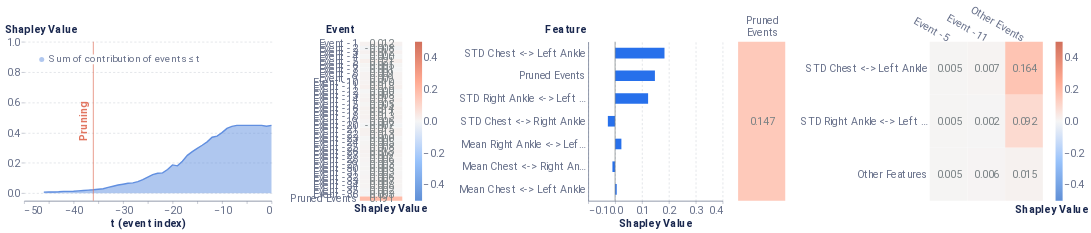

The notebook cell this image was saved under:
### Markdown cell above
### Local Report on positive instance

### Code cell
from timeshap.explainer import local_report

pruning_dict = {'tol': 0.025}
event_dict = {'rs': 42, 'nsamples': 32000}
feature_dict = {'rs': 42, 'nsamples': 32000, 'feature_names': model_features, 'plot_features': plot_feats}
cell_dict = {'rs': 42, 'nsamples': 32000, 'top_x_feats': 2, 'top_x_events': 2}
local_report(f, pos_x_data, pruning_dict, event_dict, feature_dict, cell_dict=cell_dict, entity_uuid=positive_sequence_id, entity_col='all_id', baseline=average_event)

### Figure 1 — Vega-Lite specification as saved in the notebook (floating-point values rounded to 4 significant figures)
{"config": {"axis": {"domain": true, "domainColor": "#666F89", "grid": false, "gridCap": "round", "gridColor": "#B3B7C4", "gridDash": [2, 4], "gridWidth": 0.5, "labelColor": "#666F89", "labelFont": "Roboto, Arial, sans-serif", "labelPadding": 2, "tickColor": "#666F89", "tickOpacity": 0.5, "tickSize": 4, "titleColor": "#19274E", "titleFont": "Roboto, Arial, sans-serif", "titleFontSize": 12}, "axisBand": {"domain": true, "labelPadding": 4, "ticks": false}, "axisY": {"domain": false, "titleAlign": "left", "titleAngle": 0, "titleX": -20, "titleY": -10}, "legend": {"labelColor": "#666F89", "labelFont": "Roboto, Arial, sans-serif", "labelFontSize": 12, "symbolSize": 40, "titleColor": "#19274E", "titleFont": "Roboto, Arial, sans-serif", "titleFontSize": 12, "titlePadding": 4}, "arc": {"stroke": "#FFFFFF", "strokeWidth": 1}, "bar": {"fill": "#2770EB", "stroke": null}, "line": {"stroke": "#2770EB", "strokeWidth": 2}, "path": {"stroke": "#2770EB", "strokeWidth": 0.5}, "point": {"fill": "#2770EB", "shape": "circle", "filled": true}, "rect": {"fill": "#2770EB"}, "rule": {"stroke": "#666F89"}, "shape": {"stroke": "#2770EB"}, "text": {"color": "#19274E", "font": "Roboto, Arial, sans-serif", "fontSize": 12}, "range": {"category": ["#2770EB", "#77B98A", "#DA5252", "#FFC400", "#A87AEA", "#00A39E", "#19274E"], "diverging": ["#006360", "#2BB3AE", "#96D9D7", "#FFFFFF", "#EDAAAA", "#DA5252", "#811D1D"], "heatmap": ["#18448F", "#1B4EA5", "#2770EB", "#4C88EE", "#82ACF3", "#A6C4F7", "#E9F1FD"], "ramp": ["#18448F", "#1B4EA5", "#2770EB", "#4C88EE", "#82ACF3", "#A6C4F7", "#E9F1FD"]}, "background": "#FFFFFF", "group": {"fill": "#FFFFFF"}, "header": {"labelColor": "#19274E", "labelFont": "Roboto, Arial, sans-serif", "labelFontSize": 12, "titleColor": "#19274E", "titleFont": "Roboto, Arial, sans-serif", "titleFontSize": 16}, "title": {"anchor": "start", "color": "#19274E", "font": "Roboto, Arial, sans-serif", "fontSize": 20, "fontWeight": "bold", "offset": 20, "subtitleColor": "#19274E", "subtitleFontSize": 16}, "view": {"continuousHeight": 300, "continuousWidth": 400, "stroke": "transparent"}}, "hconcat": [{"layer": [{"mark": {"type": "area", "opacity": 0.5}, "encoding": {"color": {"field": "Coalition", "legend": {"fillColor": "white", "labelFontSize": 14, "labelLimit": 0, "orient": "top-left", "symbolSize": 50, "symbolStrokeWidth": 0, "title": null}, "scale": {"domain": ["Sum of contribution of events ≤ t"], "range": ["#618FE0"]}, "type": "nominal"}, "x": {"axis": {"labelFontSize": 15, "title": "t (event index)", "titleFontSize": 15}, "field": "t (event index)", "type": "quantitative"}, "y": {"axis": {"grid": true, "labelFontSize": 15, "titleFontSize": 15, "titleX": -28}, "field": "Shapley Value", "scale": {"domain": [-0.05, 1]}, "type": "quantitative"}}}, {"mark": "line", "encoding": {"color": {"field": "Coalition", "legend": {"fillColor": "white", "labelFontSize": 14, "labelLimit": 0, "orient": "top-left", "symbolSize": 50, "symbolStrokeWidth": 0, "title": null}, "scale": {"domain": ["Sum of contribution of events ≤ t"], "range": ["#618FE0"]}, "type": "nominal"}, "x": {"axis": {"labelFontSize": 15, "title": "t (event index)", "titleFontSize": 15}, "field": "t (event index)", "type": "quantitative"}, "y": {"axis": {"grid": true, "labelFontSize": 15, "titleFontSize": 15, "titleX": -28}, "field": "Shapley Value", "scale": {"domain": [-0.05, 1]}, "type": "quantitative"}}}, {"data": {"name": "data-2d0b5df1ca996434d3b2380a54045cd5"}, "mark": {"type": "rule", "color": "#E17560"}, "encoding": {"x": {"field": "x", "type": "quantitative"}}}, {"data": {"name": "data-ad262602a91537dd8b53266df9f36578"}, "mark": {"type": "text", "angle": 270, "color": "#E17560", "fontSize": 15, "fontWeight": "bold", "text": "Pruning"}, "encoding": {"x": {"field": "x", "type": "quantitative"}}}], "data": {"name": "data-926e9338bc38fe28cc73c2514d441621"}, "height": 225, "width": 350}, {"layer": [{"mark": "rect", "encoding": {"color": {"field": "rounded", "legend": {"gradientLength": 225, "gradientThickness": 10, "labelFontSize": 15, "orient": "right"}, "scale": {"domain": [-0.5, 0.5], "range": ["#5f8fd6", "#99c3fb", "#f5f5f5", "#ffaa92", "#d16f5b"]}, "title": null, "type": "quantitative"}, "x": {"axis": {"title": "Shapley Value", "titleFontSize": 15}, "field": "column", "type": "ordinal"}, "y": {"axis": {"domain": false, "labelFontSize": 15, "title": "Event", "titleFontSize": 15, "titleX": -49}, "field": "Feature", "sort": ["Event -1", "Event -2", "Event -3", "Event -4", "Event -5", "Event -6", "Event -7", "Event -8", "Event -9", "Event -10", "Event -11", "Event -12", "Event -13", "Event -14", "Event -15", "Event -16", "Event -17", "Event -18", "Event -19", "Event -20", "Event -21", "Event -22", "Event -23", "Event -24", "Event -25", "Event -26", "Event -27", "Event -28", "Event -29", "Event -30", "Event -31", "Event -32", "Event -33", "Event -34", "Event -35", "Event -36", "Pruned Events"], "type": "ordinal"}}}, {"mark": {"type": "text", "align": "right", "baseline": "middle", "color": "#798184", "dx": 18, "fontSize": 15}, "encoding": {"text": {"field": "rounded_str", "type": "nominal"}, "x": {"axis": {"domain": false, "labels": false, "title": "Shapley Value", "titleX": 43}, "field": "column", "type": "ordinal"}, "y": {"axis": {"domain": false, "labelFontSize": 15, "title": "Event", "titleFontSize": 15, "titleX": -49}, "field": "Feature", "sort": ["Event -1", "Event -2", "Event -3", "Event -4", "Event -5", "Event -6", "Event -7", "Event -8", "Event -9", "Event -10", "Event -11", "Event -12", "Event -13", "Event -14", "Event -15", "Event -16", "Event -17", "Event -18", "Event -19", "Event -20", "Event -21", "Event -22", "Event -23", "Event -24", "Event -25", "Event -26", "Event -27", "Event -28", "Event -29", "Event -30", "Event -31", "Event -32", "Event -33", "Event -34", "Event -35", "Event -36", "Pruned Events"], "type": "ordinal"}}}], "data": {"name": "data-2ac325e6ce1bb90045b831f67f8b5990"}, "height": 225, "width": 60}, {"layer": [{"data": {"name": "data-b2aee03b3e1b101594501457fdd54866"}, "mark": {"type": "bar", "size": 15, "thickness": 1}, "encoding": {"x": {"axis": {"grid": true, "labelFontSize": 15, "title": "Shapley Value", "titleFontSize": 15}, "field": "Shapley Value", "scale": {"domain": [-0.1, 0.4]}, "type": "quantitative"}, "y": {"axis": {"labelFontSize": 15, "title": "Feature", "titleFontSize": 15, "titleX": -61}, "field": "Feature", "sort": {"field": "sort_col", "order": "descending"}, "type": "nominal"}}}, {"data": {"name": "data-9c00aa9dc2b1c1a0b4bf9b34ead12925"}, "mark": {"type": "rule", "color": "#798184"}, "encoding": {"x": {"field": "x", "type": "quantitative"}}}], "height": 225, "width": 190}, {"hconcat": [{"layer": [{"mark": "rect", "encoding": {"color": {"field": "rounded", "legend": null, "scale": {"domain": [-0.5, 0.5], "range": ["#5f8fd6", "#99c3fb", "#f5f5f5", "#ffaa92", "#d16f5b"]}, "title": null, "type": "quantitative"}, "x": {"axis": {"titleFontSize": 15}, "field": "Event", "type": "nominal"}, "y": {"axis": {"domain": false, "labels": false, "title": null}, "field": "Feature", "type": "nominal"}}}, {"mark": {"type": "text", "align": "right", "baseline": "middle", "color": "#798184", "dx": 18, "fontSize": 15}, "encoding": {"text": {"field": "rounded_str", "type": "nominal"}, "x": {"axis": {"domain": false, "labelAngle": 0, "labelFontSize": 15, "labelOffset": 24, "labelPadding": 30, "orient": "top", "title": null}, "field": "Event", "type": "nominal"}, "y": {"axis": {"domain": false, "labels": false, "title": null}, "field": "Feature", "type": "nominal"}}}], "data": {"name": "data-d1c8d2a24a0d6815bb3177e0b224efd9"}, "height": 225, "width": 66.67}, {"layer": [{"mark": "rect", "encoding": {"color": {"field": "rounded", "legend": {"gradientLength": 225, "gradientThickness": 10, "labelFontSize": 15, "orient": "right"}, "scale": {"domain": [-0.5, 0.5], "range": ["#5f8fd6", "#99c3fb", "#f5f5f5", "#ffaa92", "#d16f5b"]}, "title": null, "type": "quantitative"}, "x": {"axis": {"titleFontSize": 15}, "field": "Event", "sort": ["Event -5", "Event -11"], "type": "nominal"}, "y": {"axis": {"domain": false, "labelFontSize": 15, "title": null}, "field": "Feature", "sort": ["STD Chest <-> Left Ankle", "STD Right Ankle <-> Left Ankle"], "type": "nominal"}}}, {"mark": {"type": "text", "align": "right", "baseline": "middle", "color": "#798184", "dx": 18, "fontSize": 15}, "encoding": {"text": {"field": "rounded_str", "type": "nominal"}, "x": {"axis": {"domain": false, "labelAngle": 30, "labelFontSize": 15, "orient": "top", "title": "Shapley Value", "titleX": 172, "titleY": 245}, "field": "Event", "sort": ["Event -5", "Event -11"], "type": "nominal"}, "y": {"axis": {"domain": false, "labelFontSize": 15, "title": null}, "field": "Feature", "sort": ["STD Chest <-> Left Ankle", "STD Right Ankle <-> Left Ankle"], "type": "nominal"}}}], "data": {"name": "data-4f6c5f1ec99395191a20b3ac297bc2da"}, "height": 225, "width": 160}], "resolve": {"scale": {"color": "independent"}}}], "resolve": {"scale": {"color": "independent"}}, "$schema": "https://vega.github.io/schema/vega-lite/v4.17.0.json", "datasets": {"data-926e9338bc38fe28cc73c2514d441621": [{"Coalition": "Sum of contribution of events > t", "t (event index)": 0, "Shapley Value": 2.794e-09}, {"Coalition": "Sum of contribution of events ≤ t", "t (event index)": 0, "Shapley Value": 0.4477}, {"Coalition": "Sum of contribution of events > t", "t (event index)": -1, "Shapley Value": 0.005166}, {"Coalition": "Sum of contribution of events ≤ t", "t (event index)": -1, "Shapley Value": 0.4425}, {"Coalition": "Sum of contribution of events > t", "t (event index)": -2, "Shapley Value": 0.0}, {"Coalition": "Sum of contribution of events ≤ t", "t (event index)": -2, "Shapley Value": 0.4477}, {"Coalition": "Sum of contribution of events > t", "t (event index)": -3, "Shapley Value": 0.0}, {"Coalition": "Sum of contribution of events ≤ t", "t (event index)": -3, "Shapley Value": 0.4477}, {"Coalition": "Sum of contribution of events > t", "t (event index)": -4, "Shapley Value": 0.0}, {"Coalition": "Sum of contribution of events ≤ t", "t (event index)": -4, "Shapley Value": 0.4477}, {"Coalition": "Sum of contribution of events > t", "t (event index)": -5, "Shapley Value": 0.0}, {"Coalition": "Sum of contribution of events ≤ t", "t (event index)": -5, "Shapley Value": 0.4477}, {"Coalition": "Sum of contribution of events > t", "t (event index)": -6, "Shapley Value": 0.0}, {"Coalition": "Sum of contribution of events ≤ t", "t (event index)": -6, "Shapley Value": 0.4477}, {"Coalition": "Sum of contribution of events > t", "t (event index)": -7, "Shapley Value": 0.0}, {"Coalition": "Sum of contribution of events ≤ t", "t (event index)": -7, "Shapley Value": 0.4477}, {"Coalition": "Sum of contribution of events > t", "t (event index)": -8, "Shapley Value": 0.006841}, {"Coalition": "Sum of contribution of events ≤ t", "t (event index)": -8, "Shapley Value": 0.4409}, {"Coalition": "Sum of contribution of events > t", "t (event index)": -9, "Shapley Value": 0.0195}, {"Coalition": "Sum of contribution of events ≤ t", "t (event index)": -9, "Shapley Value": 0.4282}, {"Coalition": "Sum of contribution of events > t", "t (event index)": -10, "Shapley Value": 0.04752}, {"Coalition": "Sum of contribution of events ≤ t", "t (event index)": -10, "Shapley Value": 0.4002}, {"Coalition": "Sum of contribution of events > t", "t (event index)": -11, "Shapley Value": 0.07095}, {"Coalition": "Sum of contribution of events ≤ t", "t (event index)": -11, "Shapley Value": 0.3767}, {"Coalition": "Sum of contribution of events > t", "t (event index)": -12, "Shapley Value": 0.07837}, {"Coalition": "Sum of contribution of events ≤ t", "t (event index)": -12, "Shapley Value": 0.3693}, {"Coalition": "Sum of contribution of events > t", "t (event index)": -13, "Shapley Value": 0.1086}, {"Coalition": "Sum of contribution of events ≤ t", "t (event index)": -13, "Shapley Value": 0.3391}, {"Coalition": "Sum of contribution of events > t", "t (event index)": -14, "Shapley Value": 0.131}, {"Coalition": "Sum of contribution of events ≤ t", "t (event index)": -14, "Shapley Value": 0.3167}, {"Coalition": "Sum of contribution of events > t", "t (event index)": -15, "Shapley Value": 0.1513}, {"Coalition": "Sum of contribution of events ≤ t", "t (event index)": -15, "Shapley Value": 0.2964}, {"Coalition": "Sum of contribution of events > t", "t (event index)": -16, "Shapley Value": 0.1729}, {"Coalition": "Sum of contribution of events ≤ t", "t (event index)": -16, "Shapley Value": 0.2748}, {"Coalition": "Sum of contribution of events > t", "t (event index)": -17, "Shapley Value": 0.198}, {"Coalition": "Sum of contribution of events ≤ t", "t (event index)": -17, "Shapley Value": 0.2497}, {"Coalition": "Sum of contribution of events > t", "t (event index)": -18, "Shapley Value": 0.2368}, {"Coalition": "Sum of contribution of events ≤ t", "t (event index)": -18, "Shapley Value": 0.2108}, {"Coalition": "Sum of contribution of events > t", "t (event index)": -19, "Shapley Value": 0.2669}, {"Coalition": "Sum of contribution of events ≤ t", "t (event index)": -19, "Shapley Value": 0.1808}, {"Coalition": "Sum of contribution of events > t", "t (event index)": -20, "Shapley Value": 0.2608}, {"Coalition": "Sum of contribution of events ≤ t", "t (event index)": -20, "Shapley Value": 0.1869}, {"Coalition": "Sum of contribution of events > t", "t (event index)": -21, "Shapley Value": 0.2911}, {"Coalition": "Sum of contribution of events ≤ t", "t (event index)": -21, "Shapley Value": 0.1566}, {"Coalition": "Sum of contribution of events > t", "t (event index)": -22, "Shapley Value": 0.3138}, {"Coalition": "Sum of contribution of events ≤ t", "t (event index)": -22, "Shapley Value": 0.1339}, {"Coalition": "Sum of contribution of events > t", "t (event index)": -23, "Shapley Value": 0.3162}, {"Coalition": "Sum of contribution of events ≤ t", "t (event index)": -23, "Shapley Value": 0.1315}, {"Coalition": "Sum of contribution of events > t", "t (event index)": -24, "Shapley Value": 0.3245}, {"Coalition": "Sum of contribution of events ≤ t", "t (event index)": -24, "Shapley Value": 0.1232}, {"Coalition": "Sum of contribution of events > t", "t (event index)": -25, "Shapley Value": 0.3415}, {"Coalition": "Sum of contribution of events ≤ t", "t (event index)": -25, "Shapley Value": 0.1062}, {"Coalition": "Sum of contribution of events > t", "t (event index)": -26, "Shapley Value": 0.358}, {"Coalition": "Sum of contribution of events ≤ t", "t (event index)": -26, "Shapley Value": 0.08974}, {"Coalition": "Sum of contribution of events > t", "t (event index)": -27, "Shapley Value": 0.3712}, {"Coalition": "Sum of contribution of events ≤ t", "t (event index)": -27, "Shapley Value": 0.07645}, {"Coalition": "Sum of contribution of events > t", "t (event index)": -28, "Shapley Value": 0.3795}, {"Coalition": "Sum of contribution of events ≤ t", "t (event index)": -28, "Shapley Value": 0.06816}, {"Coalition": "Sum of contribution of events > t", "t (event index)": -29, "Shapley Value": 0.3824}, {"Coalition": "Sum of contribution of events ≤ t", "t (event index)": -29, "Shapley Value": 0.06527}, {"Coalition": "Sum of contribution of events > t", "t (event index)": -30, "Shapley Value": 0.3882}, {"Coalition": "Sum of contribution of events ≤ t", "t (event index)": -30, "Shapley Value": 0.05954}, {"Coalition": "Sum of contribution of events > t", "t (event index)": -31, "Shapley Value": 0.3936}, {"Coalition": "Sum of contribution of events ≤ t", "t (event index)": -31, "Shapley Value": 0.05406}, {"Coalition": "Sum of contribution of events > t", "t (event index)": -32, "Shapley Value": 0.4014}, {"Coalition": "Sum of contribution of events ≤ t", "t (event index)": -32, "Shapley Value": 0.04632}, {"Coalition": "Sum of contribution of events > t", "t (event index)": -33, "Shapley Value": 0.4088}, {"Coalition": "Sum of contribution of events ≤ t", "t (event index)": -33, "Shapley Value": 0.03885}, {"Coalition": "Sum of contribution of events > t", "t (event index)": -34, "Shapley Value": 0.4182}, {"Coalition": "Sum of contribution of events ≤ t", "t (event index)": -34, "Shapley Value": 0.02953}, {"Coalition": "Sum of contribution of events > t", "t (event index)": -35, "Shapley Value": 0.4211}, {"Coalition": "Sum of contribution of events ≤ t", "t (event index)": -35, "Shapley Value": 0.02658}, {"Coalition": "Sum of contribution of events > t", "t (event index)": -36, "Shapley Value": 0.4247}, {"Coalition": "Sum of contribution of events ≤ t", "t (event index)": -36, "Shapley Value": 0.02303}, {"Coalition": "Sum of contribution of events > t", "t (event index)": -37, "Shapley Value": 0.4272}, {"Coalition": "Sum of contribution of events ≤ t", "t (event index)": -37, "Shapley Value": 0.02054}, {"Coalition": "Sum of contribution of events > t", "t (event index)": -38, "Shapley Value": 0.4295}, {"Coalition": "Sum of contribution of events ≤ t", "t (event index)": -38, "Shapley Value": 0.01816}, {"Coalition": "Sum of contribution of events > t", "t (event index)": -39, "Shapley Value": 0.432}, {"Coalition": "Sum of contribution of events ≤ t", "t (event index)": -39, "Shapley Value": 0.01569}, {"Coalition": "Sum of contribution of events > t", "t (event index)": -40, "Shapley Value": 0.4346}, {"Coalition": "Sum of contribution of events ≤ t", "t (event index)": -40, "Shapley Value": 0.01311}, {"Coalition": "Sum of contribution of events > t", "t (event index)": -41, "Shapley Value": 0.4354}, {"Coalition": "Sum of contribution of events ≤ t", "t (event index)": -41, "Shapley Value": 0.01228}, {"Coalition": "Sum of contribution of events > t", "t (event index)": -42, "Shapley Value": 0.4355}, {"Coalition": "Sum of contribution of events ≤ t", "t (event index)": -42, "Shapley Value": 0.01219}, {"Coalition": "Sum of contribution of events > t", "t (event index)": -43, "Shapley Value": 0.4378}, {"Coalition": "Sum of contribution of events ≤ t", "t (event index)": -43, "Shapley Value": 0.00987}, {"Coalition": "Sum of contribution of events > t", "t (event index)": -44, "Shapley Value": 0.4393}, {"Coalition": "Sum of contribution of events ≤ t", "t (event index)": -44, "Shapley Value": 0.008368}, {"Coalition": "Sum of contribution of events > t", "t (event index)": -45, "Shapley Value": 0.4399}, {"Coalition": "Sum of contribution of events ≤ t", "t (event index)": -45, "Shapley Value": 0.007754}, {"Coalition": "Sum of contribution of events > t", "t (event index)": -46, "Shapley Value": 0.4406}, {"Coalition": "Sum of contribution of events ≤ t", "t (event index)": -46, "Shapley Value": 0.007097}], "data-2d0b5df1ca996434d3b2380a54045cd5": [{"x": -36}], "data-ad262602a91537dd8b53266df9f36578": [{"x": -38}], "data-2ac325e6ce1bb90045b831f67f8b5990": [{"Shapley Value": 0.01191, "Feature": "Event -1", "row": 1, "column": 1, "rounded": 0.012, "rounded_str": "0.012"}, {"Shapley Value": -0.008138, "Feature": "Event -2", "row": 2, "column": 1, "rounded": -0.008, "rounded_str": "-0.008"}, {"Shapley Value": 0.01248, "Feature": "Event -3", "row": 3, "column": 1, "rounded": 0.012, "rounded_str": "0.012"}, {"Shapley Value": 0.0, "Feature": "Event -4", "row": 4, "column": 1, "rounded": 0.0, "rounded_str": "0.000"}, {"Shapley Value": 0.02103, "Feature": "Event -5", "row": 5, "column": 1, "rounded": 0.021, "rounded_str": "0.021"}, {"Shapley Value": 0.005188, "Feature": "Event -6", "row": 6, "column": 1, "rounded": 0.005, "rounded_str": "0.005"}, {"Shapley Value": 0.0005408, "Feature": "Event -7", "row": 7, "column": 1, "rounded": 0.001, "rounded_str": "0.001"}, {"Shapley Value": 0.009168, "Feature": "Event -8", "row": 8, "column": 1, "rounded": 0.009, "rounded_str": "0.009"}, {"Shapley Value": 0.008892, "Feature": "Event -9", "row": 9, "column": 1, "rounded": 0.009, "rounded_str": "0.009"}, {"Shapley Value": 0.009603, "Feature": "Event -10", "row": 10, "column": 1, "rounded": 0.01, "rounded_str": "0.010"}, {"Shapley Value": 0.01775, "Feature": "Event -11", "row": 11, "column": 1, "rounded": 0.018, "rounded_str": "0.018"}, {"Shapley Value": 0.0, "Feature": "Event -12", "row": 12, "column": 1, "rounded": 0.0, "rounded_str": "0.000"}, {"Shapley Value": 0.008435, "Feature": "Event -13", "row": 13, "column": 1, "rounded": 0.008, "rounded_str": "0.008"}, {"Shapley Value": 0.01262, "Feature": "Event -14", "row": 14, "column": 1, "rounded": 0.013, "rounded_str": "0.013"}, {"Shapley Value": 0.004514, "Feature": "Event -15", "row": 15, "column": 1, "rounded": 0.005, "rounded_str": "0.005"}, {"Shapley Value": 0.01396, "Feature": "Event -16", "row": 16, "column": 1, "rounded": 0.014, "rounded_str": "0.014"}, {"Shapley Value": 0.011, "Feature": "Event -17", "row": 17, "column": 1, "rounded": 0.011, "rounded_str": "0.011"}, {"Shapley Value": 0.01278, "Feature": "Event -18", "row": 18, "column": 1, "rounded": 0.013, "rounded_str": "0.013"}, {"Shapley Value": 0.005775, "Feature": "Event -19", "row": 19, "column": 1, "rounded": 0.006, "rounded_str": "0.006"}, {"Shapley Value": -0.007454, "Feature": "Event -20", "row": 20, "column": 1, "rounded": -0.007, "rounded_str": "-0.007"}, {"Shapley Value": 0.01518, "Feature": "Event -21", "row": 21, "column": 1, "rounded": 0.015, "rounded_str": "0.015"}, {"Shapley Value": 0.0127, "Feature": "Event -22", "row": 22, "column": 1, "rounded": 0.013, "rounded_str": "0.013"}, {"Shapley Value": 0.0002955, "Feature": "Event -23", "row": 23, "column": 1, "rounded": 0.0, "rounded_str": "0.000"}, {"Shapley Value": 0.004943, "Feature": "Event -24", "row": 24, "column": 1, "rounded": 0.005, "rounded_str": "0.005"}, {"Shapley Value": 0.008402, "Feature": "Event -25", "row": 25, "column": 1, "rounded": 0.008, "rounded_str": "0.008"}, {"Shapley Value": 0.01298, "Feature": "Event -26", "row": 26, "column": 1, "rounded": 0.013, "rounded_str": "0.013"}, {"Shapley Value": 0.009309, "Feature": "Event -27", "row": 27, "column": 1, "rounded": 0.009, "rounded_str": "0.009"}, {"Shapley Value": 0.005824, "Feature": "Event -28", "row": 28, "column": 1, "rounded": 0.006, "rounded_str": "0.006"}, {"Shapley Value": 0.003149, "Feature": "Event -29", "row": 29, "column": 1, "rounded": 0.003, "rounded_str": "0.003"}, {"Shapley Value": 0.005213, "Feature": "Event -30", "row": 30, "column": 1, "rounded": 0.005, "rounded_str": "0.005"}, {"Shapley Value": 0.002757, "Feature": "Event -31", "row": 31, "column": 1, "rounded": 0.003, "rounded_str": "0.003"}, {"Shapley Value": 0.005917, "Feature": "Event -32", "row": 32, "column": 1, "rounded": 0.006, "rounded_str": "0.006"}, {"Shapley Value": 0.006682, "Feature": "Event -33", "row": 33, "column": 1, "rounded": 0.007, "rounded_str": "0.007"}, {"Shapley Value": 0.007819, "Feature": "Event -34", "row": 34, "column": 1, "rounded": 0.008, "rounded_str": "0.008"}, {"Shapley Value": 0.002249, "Feature": "Event -35", "row": 35, "column": 1, "rounded": 0.002, "rounded_str": "0.002"}, {"Shapley Value": 0.003435, "Feature": "Event -36", "row": 36, "column": 1, "rounded": 0.003, "rounded_str": "0.003"}, {"Shapley Value": 0.1908, "Feature": "Pruned Events", "row": 37, "column": 1, "rounded": 0.191, "rounded_str": "0.191"}], "data-b2aee03b3e1b101594501457fdd54866": [{"Random seed": 42, "NSamples": 32000, "Feature": "Mean Chest <-> Right Ankle", "Shapley Value": -0.00989, "sort_col": 0.00989}, {"Random seed": 42, "NSamples": 32000, "Feature": "STD Chest <-> Right Ankle", "Shapley Value": -0.02694, "sort_col": 0.02694}, {"Random seed": 42, "NSamples": 32000, "Feature": "Mean Chest <-> Left Ankle", "Shapley Value": 0.006072, "sort_col": 0.006072}, {"Random seed": 42, "NSamples": 32000, "Feature": "STD Chest <-> Left Ankle", "Shapley Value": 0.1839, "sort_col": 0.1839}, {"Random seed": 42, "NSamples": 32000, "Feature": "Mean Right Ankle <-> Left Ankle", "Shapley Value": 0.02347, "sort_col": 0.02347}, {"Random seed": 42, "NSamples": 32000, "Feature": "STD Right Ankle <-> Left Ankle", "Shapley Value": 0.1229, "sort_col": 0.1229}, {"Random seed": 42, "NSamples": 32000, "Feature": "Pruned Events", "Shapley Value": 0.1482, "sort_col": 0.1482}], "data-9c00aa9dc2b1c1a0b4bf9b34ead12925": [{"x": 0}], "data-d1c8d2a24a0d6815bb3177e0b224efd9": [{"Event": ["Pruned", "Events"], "Feature": "Other features", "rounded": 0.147, "rounded_str": "0.147"}], "data-4f6c5f1ec99395191a20b3ac297bc2da": [{"Event": "Other Events", "Feature": "STD Chest <-> Left Ankle", "Shapley Value": 0.1641, "rounded": 0.164, "rounded_str": "0.164"}, {"Event": "Other Events", "Feature": "STD Right Ankle <-> Left Ankle", "Shapley Value": 0.09169, "rounded": 0.092, "rounded_str": "0.092"}, {"Event": "Other Events", "Feature": "Other Features", "Shapley Value": 0.01529, "rounded": 0.015, "rounded_str": "0.015"}, {"Event": "Event -11", "Feature": "STD Chest <-> Left Ankle", "Shapley Value": 0.007069, "rounded": 0.007, "rounded_str": "0.007"}, {"Event": "Event -11", "Feature": "Other Features", "Shapley Value": 0.006212, "rounded": 0.006, "rounded_str": "0.006"}, {"Event": "Event -5", "Feature": "STD Chest <-> Left Ankle", "Shapley Value": 0.005347, "rounded": 0.005, "rounded_str": "0.005"}, {"Event": "Event -5", "Feature": "STD Right Ankle <-> Left Ankle", "Shapley Value": 0.005136, "rounded": 0.005, "rounded_str": "0.005"}, {"Event": "Event -5", "Feature": "Other Features", "Shapley Value": 0.004574, "rounded": 0.005, "rounded_str": "0.005"}, {"Event": "Event -11", "Feature": "STD Right Ankle <-> Left Ankle", "Shapley Value": 0.001612, "rounded": 0.002, "rounded_str": "0.002"}]}}
